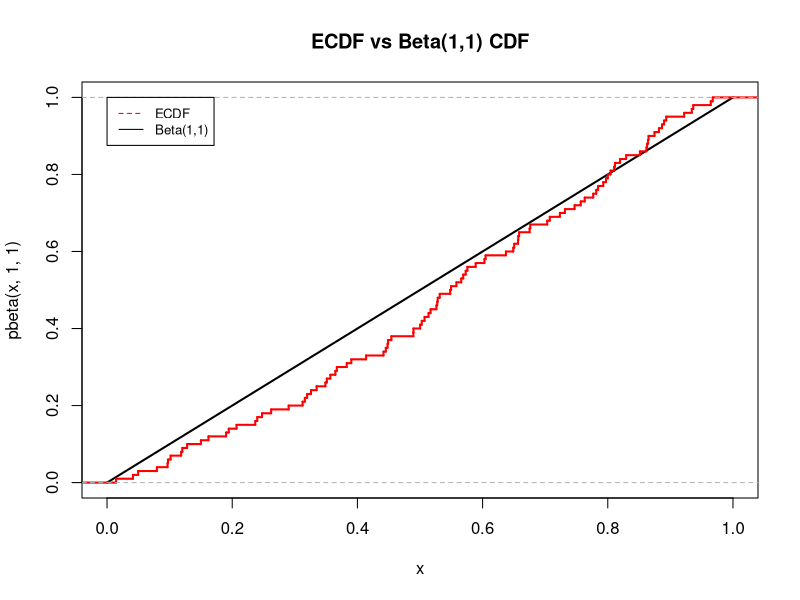

This figure's R source:
# STA312 Assignment 3 | University of Toronto

######################################
#####  Question 1e, Assignment 3 #####
#####      Muhammad Tahir       ######
#####        1002537613         ######
######################################

# We want to generate a Empirical CDF for the Beta(1,1) distribution, and compare it to the true CDF.
m = 100
x <- rbeta(m, 1, 1)
Fn <- ecdf(x)
t <- seq(0,1,length=m)
curve(pbeta(x,1,1), col = 'black', xlim=c(0,1),lwd=2)
lines(Fn, verticals = TRUE, do.points = FALSE, col="red", lwd=2)
title("ECDF vs Beta(1,1) CDF")
legend(0, 1, legend=c("ECDF", "Beta(1,1)"), lty=c(2,1),col=c("red","black"), cex=0.8)

# Here, we can see that the two distributions are pretty much the same. 
######################################
#####  Question 3b, Assignment 3 #####
#####      Muhammad Tahir       ######
#####        1002537613         ######
######################################

# Sample Size
m = 10000
# Get the Chi-squared
x = rchisq(m, df=8)
counter = 0
for (i in 1:m) {if (x[i] > 20.5)
  counter = counter + 1}
# The estimated value
estimate = counter/m
# The actual Value
actual = 1 - pchisq(20.5,df = 8)
print(estimate); print(actual)
# Find the Variance of the estimate. 
g_x <- (x>20.5)
variance <- mean((g_x - mean(g_x))^2)/m
print(variance)
cdf <- mean(g_x)
c(cdf, variance)
#The confidence interval
c(cdf-1.96*sqrt(variance), cdf+1.96*sqrt(variance))


######################################
#####  Question 3d, Assignment 3 #####
#####      Muhammad Tahir       ######
#####        1002537613         ######
######################################

# Estimating Theta with IS function
y <- rexp(10000, rate = 1/8)
#weight = g/f, where f has exp(8) and g has chisq(8)
weights = (y^3)*exp(-3*y/8)/12
indicatorIS = c(rep(0,10000))
for(i in 1:10000){if (y[i]>20.5){
  indicatorIS[i]=1}}
valuesIS = indicatorIS*weights
IS_est = mean(valuesIS)
exact = 1 - pchisq(20.5, df = 8)
print(IS_est); print(exact)
# Variance
ISvariance <- var(valuesIS)/10000
print(ISvariance)
#Confidence Interval
c(IS_est-qexp(0.025,8)*sqrt(ISvariance), IS_est+qexp(0.975,8)*sqrt(ISvariance))
